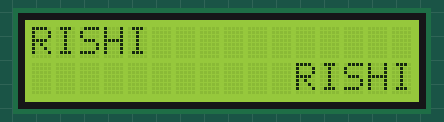
Recording of a sketch running on a simulated Arduino Uno, built with avr-gcc and run on an emulated ATmega328P. Shown: 16×2 character LCD.

Above: at 0.14 s.
At 0.6 s:
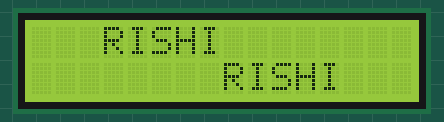
At 1.06 s:
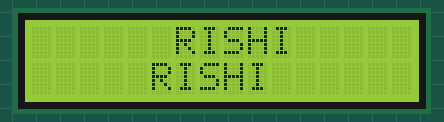
At 1.98 s:
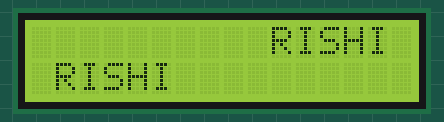
At 2.9 s:
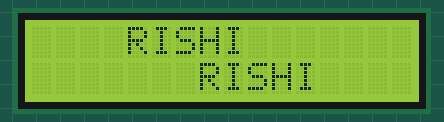
At 3.83 s:
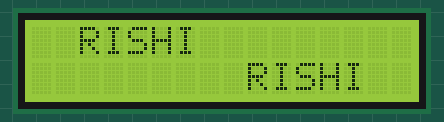

The sketch:

day1c.ino
```cpp
#include <LiquidCrystal.h>
const int rs = 12, en = 11, d4 = 5, d5 = 4, d6 = 3, d7 = 2;
LiquidCrystal lcd(rs, en, d4, d5, d6, d7);

void setup() {
  lcd.begin(16, 2);
}

void loop()
{

  for (int pc = 0; pc < 12; pc++)
  {
    if (pc == 11)
    {
      for (int pc = 11; pc > 0; --pc)
      {
        lcd.setCursor(pc, 0);
        lcd.print("RISHI");
        lcd.setCursor(11 - pc, 1);
        lcd.print("RISHI");
        delay(150);
        lcd.clear();
      }
    }
    else
    {
      lcd.setCursor(pc, 0);
      lcd.print("RISHI");
      lcd.setCursor(11 - pc, 1);
      lcd.print("RISHI");
      delay(150);
      lcd.clear();
    }
  }
}
```

Measured:
- by itself, everything shown: repeats every 3.4 s, in 22 steps
